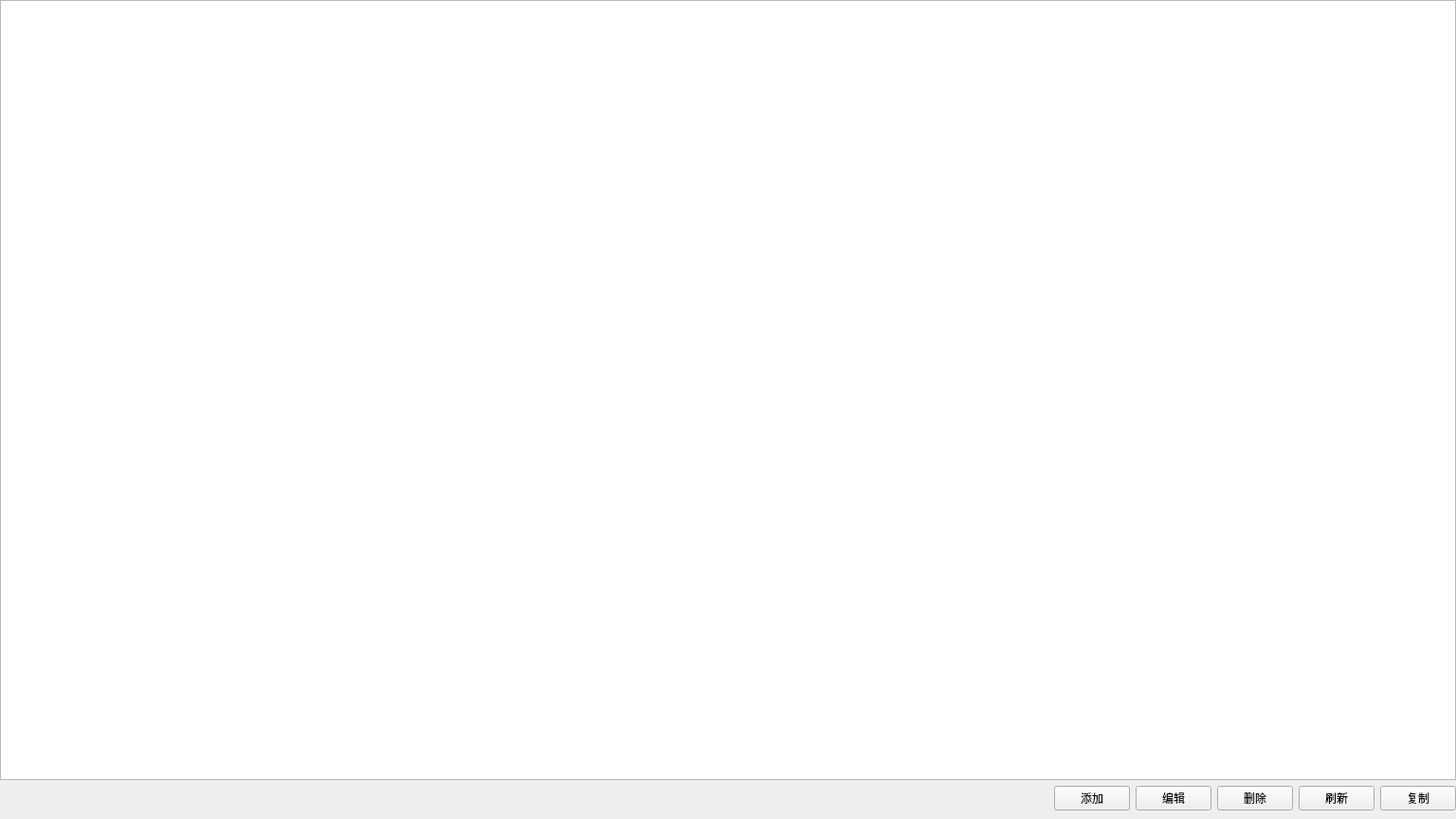
<?xml version="1.0" encoding="UTF-8"?>
<ui version="4.0">
 <class>ParamMacroManagerWidget</class>
 <widget class="QWidget" name="ParamMacroManagerWidget">
  <property name="geometry">
   <rect>
    <x>0</x>
    <y>0</y>
    <width>1536</width>
    <height>864</height>
   </rect>
  </property>
  <property name="minimumSize">
   <size>
    <width>0</width>
    <height>0</height>
   </size>
  </property>
  <property name="maximumSize">
   <size>
    <width>16777215</width>
    <height>16777215</height>
   </size>
  </property>
  <property name="windowTitle">
   <string>ParamMacroManagerWidget</string>
  </property>
  <layout class="QVBoxLayout" name="verticalLayout">
   <property name="leftMargin">
    <number>0</number>
   </property>
   <property name="topMargin">
    <number>0</number>
   </property>
   <property name="rightMargin">
    <number>0</number>
   </property>
   <property name="bottomMargin">
    <number>9</number>
   </property>
   <item>
    <layout class="QHBoxLayout" name="horizontalLayout_4" stretch="0">
     <item>
      <widget class="QTableView" name="tableView"/>
     </item>
    </layout>
   </item>
   <item>
    <layout class="QHBoxLayout" name="horizontalLayout_3">
     <item>
      <spacer name="horizontalSpacer_2">
       <property name="orientation">
        <enum>Qt::Horizontal</enum>
       </property>
       <property name="sizeHint" stdset="0">
        <size>
         <width>40</width>
         <height>20</height>
        </size>
       </property>
      </spacer>
     </item>
     <item>
      <widget class="QPushButton" name="addBtn">
       <property name="text">
        <string>添加</string>
       </property>
      </widget>
     </item>
     <item>
      <widget class="QPushButton" name="editBtn">
       <property name="text">
        <string>编辑</string>
       </property>
      </widget>
     </item>
     <item>
      <widget class="QPushButton" name="deleteBtn">
       <property name="text">
        <string>删除</string>
       </property>
      </widget>
     </item>
     <item>
      <widget class="QPushButton" name="refreshBtn">
       <property name="text">
        <string>刷新</string>
       </property>
      </widget>
     </item>
     <item>
      <widget class="QPushButton" name="copyBtn">
       <property name="text">
        <string>复制</string>
       </property>
      </widget>
     </item>
    </layout>
   </item>
  </layout>
 </widget>
 <resources/>
 <connections/>
</ui>
